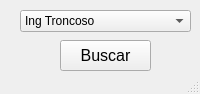
<?xml version="1.0" encoding="UTF-8"?>
<ui version="4.0">
 <class>MainWindow</class>
 <widget class="QMainWindow" name="MainWindow">
  <property name="geometry">
   <rect>
    <x>0</x>
    <y>0</y>
    <width>200</width>
    <height>94</height>
   </rect>
  </property>
  <property name="windowTitle">
   <string>MainWindow</string>
  </property>
  <widget class="QWidget" name="centralwidget">
   <widget class="QComboBox" name="Seleccion">
    <property name="geometry">
     <rect>
      <x>20</x>
      <y>10</y>
      <width>171</width>
      <height>22</height>
     </rect>
    </property>
    <item>
     <property name="text">
      <string>Ing Troncoso</string>
     </property>
    </item>
    <item>
     <property name="text">
      <string>Ing Diaz</string>
     </property>
    </item>
   </widget>
   <widget class="QPushButton" name="Trabajodegrado">
    <property name="geometry">
     <rect>
      <x>60</x>
      <y>40</y>
      <width>91</width>
      <height>31</height>
     </rect>
    </property>
    <property name="font">
     <font>
      <pointsize>12</pointsize>
     </font>
    </property>
    <property name="text">
     <string>Buscar</string>
    </property>
    <property name="checkable">
     <bool>false</bool>
    </property>
    <property name="autoDefault">
     <bool>false</bool>
    </property>
   </widget>
  </widget>
  <widget class="QMenuBar" name="menubar">
   <property name="geometry">
    <rect>
     <x>0</x>
     <y>0</y>
     <width>200</width>
     <height>21</height>
    </rect>
   </property>
  </widget>
  <widget class="QStatusBar" name="statusbar"/>
 </widget>
 <resources/>
 <connections/>
</ui>
